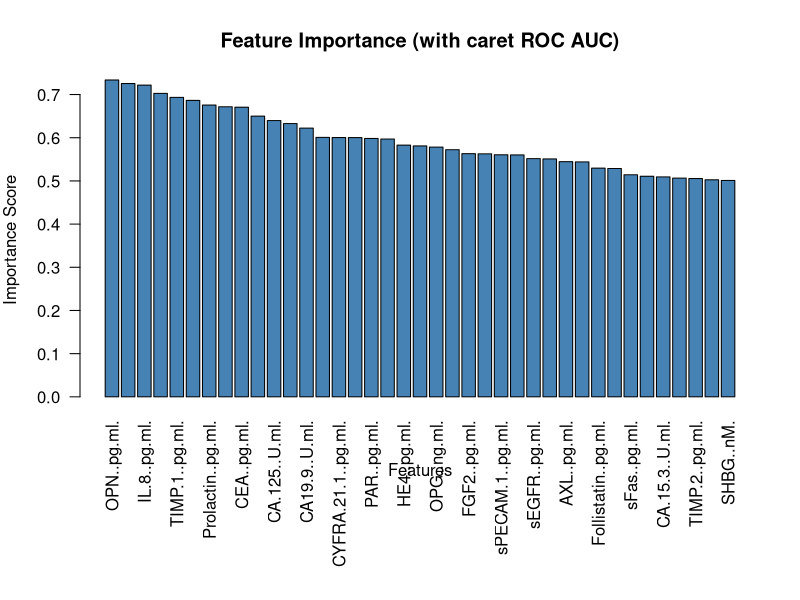
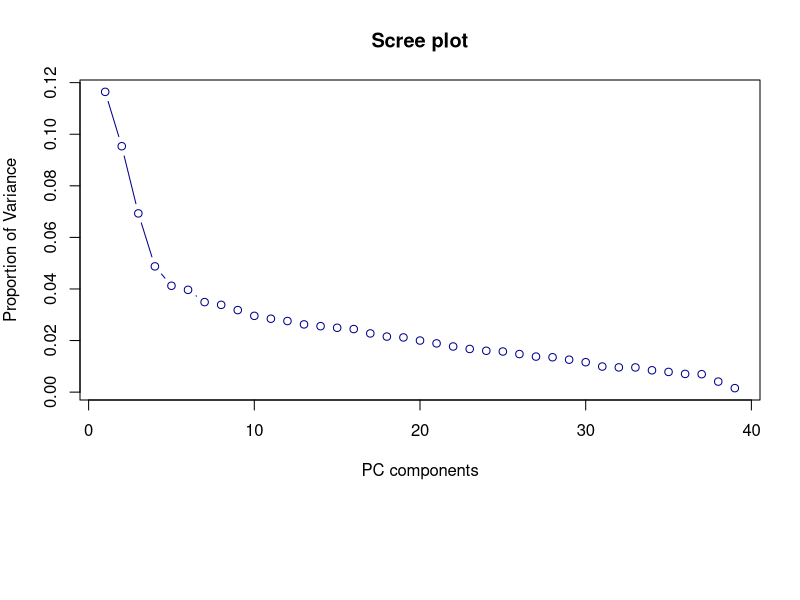
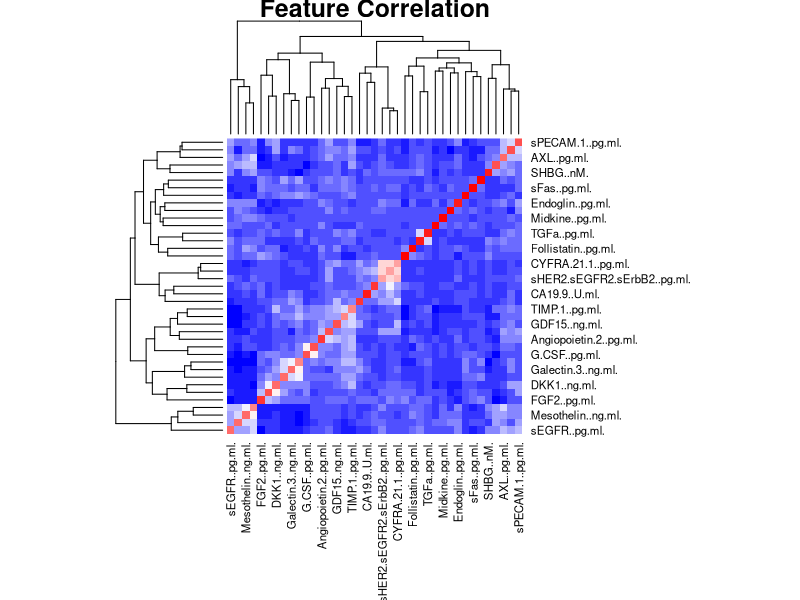

The R script that drew these images, in order:
#################################################
### COURSE: Genes, Bioinformatics and Disease ###
### COURSE CODE: 900255SCIY                   ###
### PRACTICAL: Tumor Detection                ###
### AUTHOR: Josemari Urtasun Elizari          ###
### LAST MODIFIED: 05/03/2025                 ###
#################################################

### Documentation (1-plot in r, 2-PCA, 3-KNN with class. 4-KNN with caret, class, etc.):
#https://r-coder.com/plot-r/
#https://www.r-bloggers.com/2021/05/principal-component-analysis-pca-in-r/
#https://www.geeksforgeeks.org/k-nn-classifier-in-r-programming/
#https://www.datacamp.com/tutorial/k-nearest-neighbors-knn-classification-with-r-tutorial


### Libraries.
library(caret)

### Functions.
# Function to split dataset. Input is one dataframe and split value (between 0 and 1), and outputs are train set and test set.
splitdata <- function(dataframe, splitperc){
  
  # Use the input value to get the row number to split the dataframe.
  rowsplit <- round(nrow(dataframe) * splitperc)
  
  # Split train from test set.
  trainset <- dataframe[1:rowsplit,]
  testset <- dataframe[(rowsplit + 1):nrow(dataframe),]
  
  # Return sets.
  return(list(trainset = trainset, testset = testset))  
}

# The two functions above can be done simply with base R: scale(x, center = TRUE, scale = TRUE).
# Function to center a dataframe by subtracting the mean of each column.
center <- function(dataframe){
  
  # Make new dataframe to modify.
  center_dataframe <- dataframe
  
  # Loop through columns and get the mean of each column.
  for (column in 1:ncol(center_dataframe)){
    imean <- mean(center_dataframe[,column])
    
    # Loop through rows and substract the mean from each element.
    for (row in 1:nrow(center_dataframe)){
      center_dataframe[row,column] <- center_dataframe[row,column] - imean
    }
  }
  
  # Return centered dataframe.
  return(center_dataframe)
}
# Funtion to scale the data to z-scores (dividing by the standard deviation on each column).
zscore <- function(dataframe){
  
  # Make new dataframe to modify.
  scaled_datagrame <- dataframe
  
  # Loop through columns and get the mean of each column.
  for (column in 1:ncol(scaled_datagrame)){
    isd <- sd(scaled_datagrame[,column])
    
    # Loop through rows and substract the mean from each element.
    for (row in 1:nrow(scaled_datagrame)){
      scaled_datagrame[row,column] <- scaled_datagrame[row,column] / isd
    }
  }
  
  # Return centered dataframe.
  return(scaled_datagrame)
  
}

### Data.
setwd("C:/Users/zir826/Desktop/2024-25/AUC/Practicals/TumorDetection")
inputfile <- as.data.frame(read.csv("Table_S6.csv"))

### Step 1: Process data.
# Make new column with binary classification for the result label.
label <- c()
for (i in 1:nrow(inputfile)){
  if (inputfile$CancerSEEK.Test.Result[i] == "Positive"){
    label <- c(label, 1)
  } else {label <- c(label, 0)
}}
inputfile <- cbind(inputfile, label)

# Remove all rows with NA values.
inputfile <- inputfile[complete.cases(inputfile),]
rownames(inputfile) <- paste0("sample", 1:nrow(inputfile))

# Separate train and test.
splits <- splitdata(inputfile, 0.8)
train <- splits$trainset
test <- splits$testset

### Step 2: Center and scaling.
# Get the features and labels separated.
features <- train[,c(5:43)]
metadata <- train[,c(1:4, 44:46)]
labels <- metadata$label 


# Center the data by subtracting the mean on each feature column (so the means of features become 0).
features <- center(features)
# Scale the data to z-scores by dividing by the standard deviation on each column (points above the mean are + and below are -).
features <- zscore(features)


### Feature selection importance.
rocVarImp <- filterVarImp(features, factor(metadata$CancerSEEK.Test.Result))
rocVarImp <- rocVarImp[order(rocVarImp$Negative, decreasing = TRUE),]

# Extract importance values
feature_importance <- rocVarImp[,1]  
names(feature_importance) <- rownames(rocVarImp)  # Assign feature names

# Bar plot
par(mar = c(10, 4, 4, 2))  # Increase bottom margin for labels
barplot(sort(feature_importance, decreasing = TRUE), 
        las = 2, col = "steelblue", 
        main = "Feature Importance (with caret ROC AUC)", 
        xlab = "Features", ylab = "Importance Score",
        margins = c(10, 10))


### Step 3: PCA
# Use the principal component function to calculate the PC values.
pca_results <- prcomp(features, scale. = FALSE, center = FALSE)

# Get the importance of each pc.
pc_importace <- summary(pca_results)$importance
# Make scree plot to visualize the proportion of variance from each component.
plot(pc_importace[2,], type = "b", col = "darkblue", ylab = "Proportion of Variance", xlab = "PC components", main = "Scree plot")

# Get the loadings (the contribution of each feature to each pc).
pc_loadings <- pca_results$rotation

# Examine the correlation between variables.
correl_features <- cor(features)
heatmap(correl_features, main = "Feature Correlation", col = colorRampPalette(c("blue", "white", "red"))(20), margins = c(10, 10))




### How to decide the centering and scaling method?
### How to decide how many PC to use? Scree plot shows very low importance of each individual pc.
### How to decide which features to remove using the correlation heatmap? Is >4 enought to consider correlated features?








